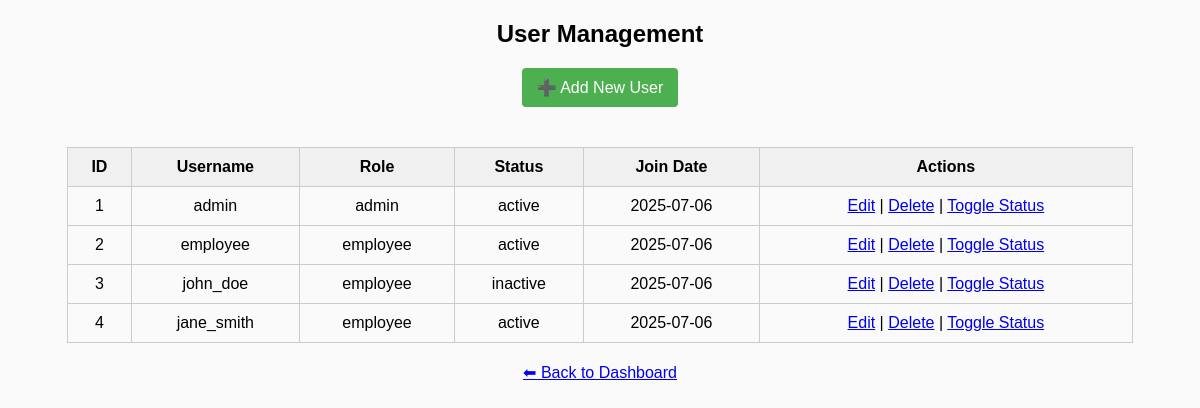
The page /admin/manage_users.php (signed in) on the database as committed earlier.
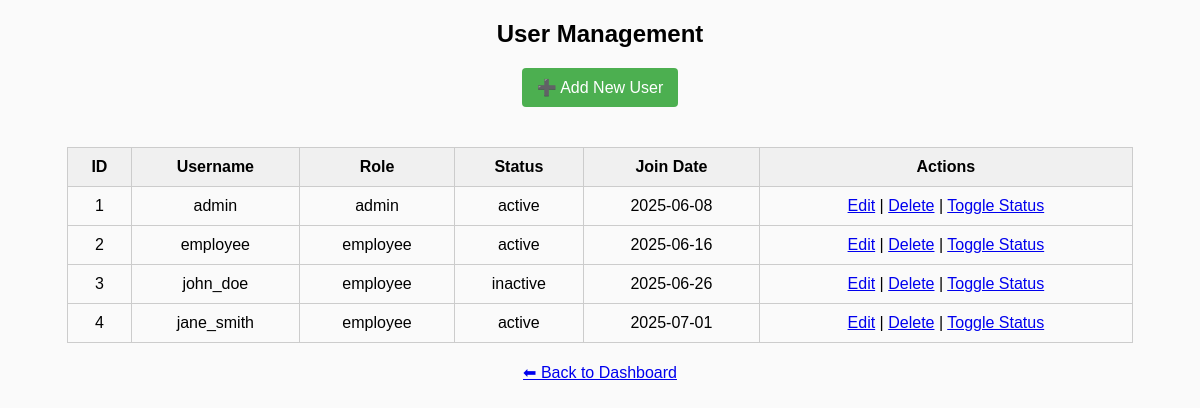
The same page on the database as committed later.
### tables this page shows
CREATE TABLE IF NOT EXISTS user (
  iduser INT NOT NULL AUTO_INCREMENT,
  username VARCHAR(45) NOT NULL,
  password VARCHAR(255) NOT NULL,
  role ENUM('admin', 'employee') NOT NULL,
  status ENUM('active', 'inactive') DEFAULT 'active',
  join_date DATETIME DEFAULT CURRENT_TIMESTAMP,
  PRIMARY KEY (iduser)
);

### admin/manage_users.php (the view, shortened to what this page needs)
<?php
require_once '../db_connect.php';
$result = $conn->query("SELECT * FROM user");
?>
<!DOCTYPE html>
<html>
<head>
</head>
<body>
<h2 style="text-align:center;">User Management</h2>
<div class="center">
    <a href="add_user.php" class="add-button">➕ Add New User</a>
</div>
<table>
    <tr>
        <th>ID</th>
        <th>Username</th>
        <th>Role</th>
        <th>Status</th>
        <th>Join Date</th>
        <th>Actions</th>
    </tr>
    <?php while ($row = $result->fetch_assoc()): ?>
    <tr>
        <td><?= $row['iduser'] ?></td>
        <td><?= htmlspecialchars($row['username']) ?></td>
        <td><?= $row['role'] ?></td>
        <td><?= $row['status'] ?? 'active' ?></td>
        <td><?= isset($row['join_date']) ? date("Y-m-d", strtotime($row['join_date'])) : 'N/A' ?></td>
        <td>
            <a href="edit_users.php?id=<?= $row['iduser'] ?>">Edit</a> |
            <a href="delete_users.php?id=<?= $row['iduser'] ?>" onclick="return confirm('Are you sure?')">Delete</a> |
            <a href="toggle_users.php?id=<?= $row['iduser'] ?>">Toggle Status</a>
        </td>
    </tr>
    <?php endwhile; ?>
</table>
<div class="center">
    <a href="../dashboard.php">⬅ Back to Dashboard</a>
</div>
</body>
</html>

Rows that differ between the two databases and show on the page:
changed user "admin": join_date "2025-07-06" → "2025-06-08"
changed user id 2: join_date "2025-07-06" → "2025-06-16"
changed user "john_doe": join_date "2025-07-06" → "2025-06-26"
changed user "jane_smith": join_date "2025-07-06" → "2025-07-01"
